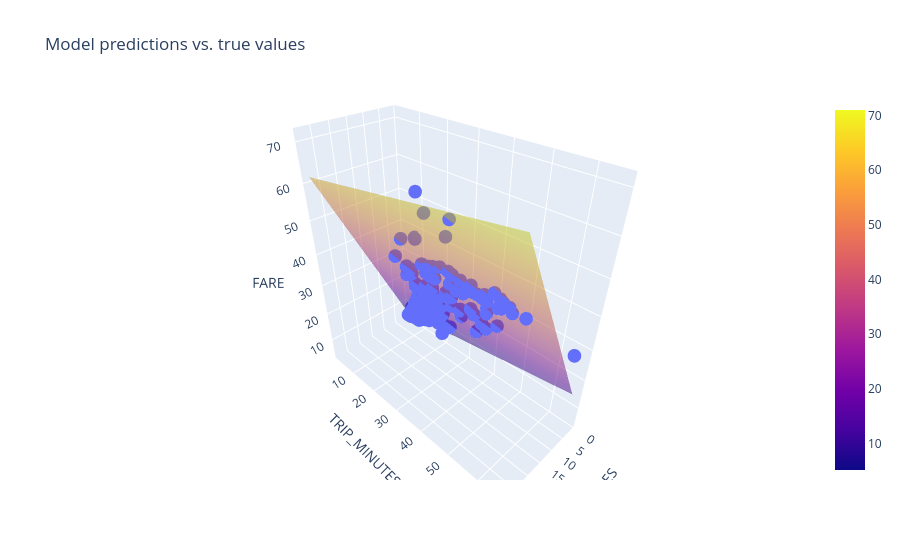

Notebook cell for this chart:
### Code cell
# Train a model with two features
# Experiment 3
settings_3 = ml_edu.experiment.ExperimentSettings(
    learning_rate=0.001,
    number_epochs=20,
    batch_size=50,
    input_features=['TRIP_MILES', 'TRIP_MINUTES']
)

training_df['TRIP_MINUTES'] = training_df['TRIP_SECONDS'] / 60

metrics = [keras.metrics.RootMeanSquaredError(name='rmse')]

model_3 = create_model(settings_3, metrics)

experiment_3 = train_model('two_feature', model_3, training_df, 'FARE', settings_3)

ml_edu.results.plot_experiment_metrics(experiment_3, ['rmse'])
ml_edu.results.plot_model_predictions(experiment_3, training_df, 'FARE')

### Figure 1 — Plotly figure (JSON) as saved in the notebook; plotly's stock layout.template omitted (floating-point values rounded to 4 significant figures; data arrays with more than 128 entries replaced by an {"elided": "..."} marker saying what was removed)
{"data": [{"hovertemplate": "TRIP_MILES=%{x}<br>TRIP_MINUTES=%{y}<br>FARE=%{z}<extra></extra>", "legendgroup": "", "marker": {"color": "#636efa", "symbol": "circle"}, "mode": "markers", "name": "", "scene": "scene", "showlegend": false, "type": "scatter3d", "x": {"elided": "200 float values"}, "y": {"elided": "200 float values"}, "z": {"elided": "200 float values"}}, {"name": "prediction", "opacity": 0.5, "type": "surface", "x": [0.5, 3.613, 6.727, 9.84, 12.95, 16.07, 19.18, 22.29, 25.41, 28.52], "y": [2.45, 9.463, 16.48, 23.49, 30.5, 37.51, 44.53, 51.54, 58.55, 65.57], "z": [[5.184, 11.49, 17.79, 24.09, 30.4, 36.7, 43.0, 49.31, 55.61, 61.91], [6.194, 12.5, 18.8, 25.1, 31.41, 37.71, 44.01, 50.32, 56.62, 62.92], [7.205, 13.51, 19.81, 26.11, 32.42, 38.72, 45.02, 51.33, 57.63, 63.93], [8.215, 14.52, 20.82, 27.12, 33.43, 39.73, 46.03, 52.34, 58.64, 64.94], [9.226, 15.53, 21.83, 28.14, 34.44, 40.74, 47.04, 53.35, 59.65, 65.95], [10.24, 16.54, 22.84, 29.15, 35.45, 41.75, 48.06, 54.36, 60.66, 66.96], [11.25, 17.55, 23.85, 30.16, 36.46, 42.76, 49.07, 55.37, 61.67, 67.97], [12.26, 18.56, 24.86, 31.17, 37.47, 43.77, 50.08, 56.38, 62.68, 68.99], [13.27, 19.57, 25.87, 32.18, 38.48, 44.78, 51.09, 57.39, 63.69, 70.0], [14.28, 20.58, 26.88, 33.19, 39.49, 45.79, 52.1, 58.4, 64.7, 71.01]]}], "layout": {"legend": {"tracegroupgap": 0}, "scene": {"domain": {"x": [0, 1], "y": [0, 1]}, "xaxis": {"title": {"text": "TRIP_MILES"}}, "yaxis": {"title": {"text": "TRIP_MINUTES"}}, "zaxis": {"title": {"text": "FARE"}}}, "title": {"text": "Model predictions vs. true values"}}}
